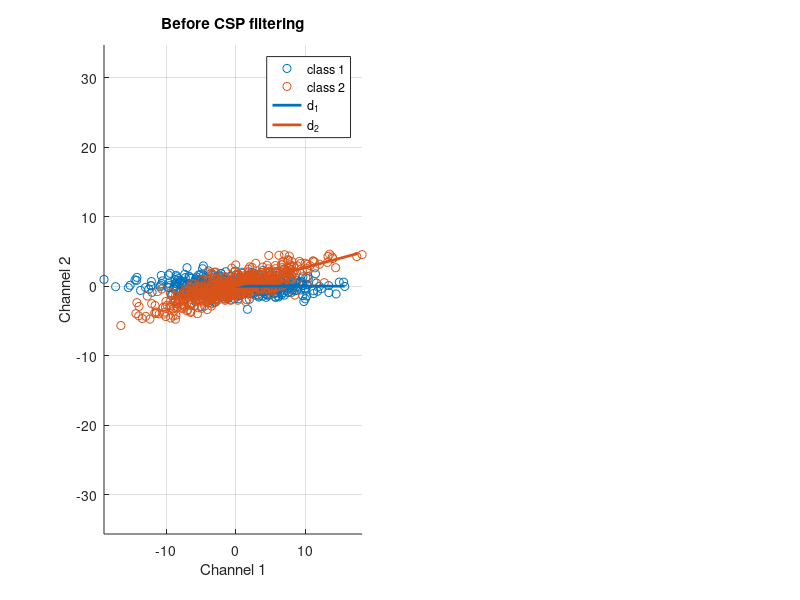

This chart was generated by the following MATLAB code: (Note: this script raises an error after producing the figure.)
clear all; close all;
% Generate data
N       = 500;
mu      = [0,0];
sigma   = [6,1];
rot1    = eye(2);   % Rotation for data1
theta   = 15*pi/180;       % Angle of rotation for data2
rot2    = [cos(theta) -sin(theta); sin(theta) cos(theta)];
data1 = (rot1*(repmat(mu,N,1)+ randn(N,2).*repmat(sigma,N,1))')';
data2 = (rot2*(repmat(mu,N,1)+ randn(N,2).*repmat(sigma,N,1))')';
d1 = rot1*[1;0];
d2 = rot2*[1;0];
% Plot the generated data and their directions
subplot(1,2,1);
scatter(data1(:,1), data1(:,2)); hold on;
scatter(data2(:,1), data2(:,2)); hold on;
plot([0 d1(1)].*max(data1(:)), [0 d1(2)].*max(data1(:)), 'linewidth',2); hold on;
plot([0 d2(1)].*max(data2(:)), [0 d2(2)].*max(data2(:)), 'linewidth',2); hold on;
legend('class 1', 'class 2', 'd_1','d_2'); hold off;
grid on; axis equal;
title('Before CSP filtering');
xlabel('Channel 1'); ylabel('Channel 2');
% CSP
X1 = data1';    % Positive class data: X1~[C x T]
X2 = data2';    % Negative class data: X2~[C x T]
[W,l,A] = csp(X1,X2);
X1_CSP = W'*X1;
X2_CSP = W'*X2;
% Plot the results
subplot(1,2,2);
scatter(X1_CSP(1,:), X1_CSP(2,:)); hold on;
scatter(X2_CSP(1,:), X2_CSP(2,:)); hold on;
legend('class 1', 'class 2'); hold off;
axis equal; grid on;
title('After CSP filtering');
xlabel('Channel 1'); ylabel('Channel 2');